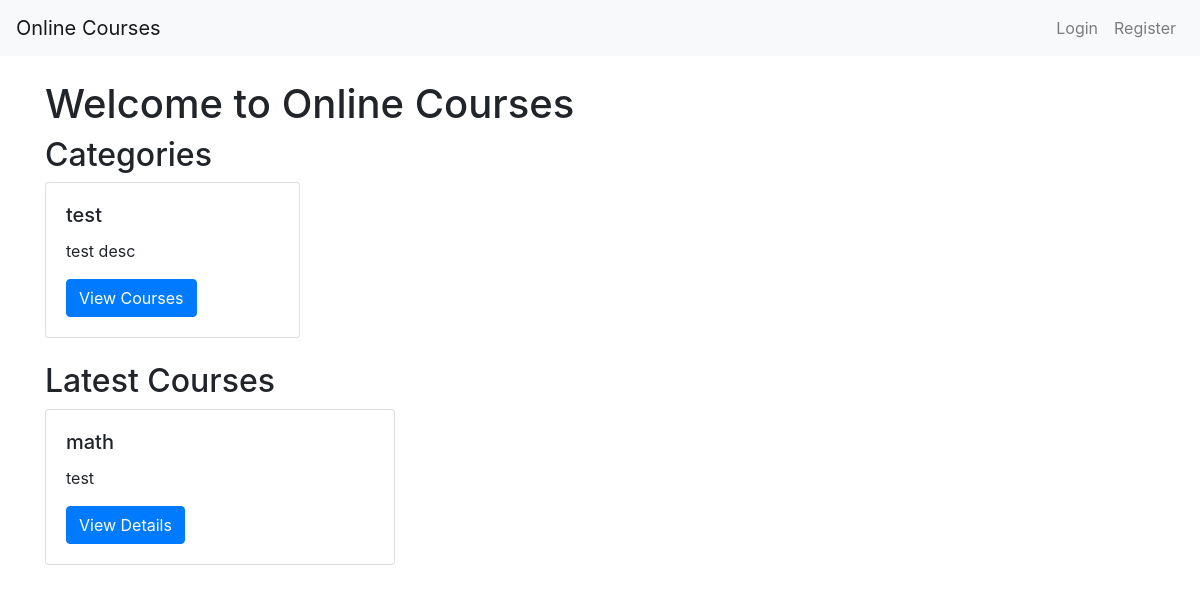
The page / on the database its author committed.
### courses/models.py (models this page shows, shortened)
class Category(models.Model):
    name = models.CharField(max_length=255)
    description = models.TextField()

class Course(models.Model):
    title = models.CharField(max_length=255)
    description = models.TextField()
    price = models.DecimalField(max_digits=8, decimal_places=2)
    category = models.ForeignKey(Category, on_delete=models.CASCADE, related_name='courses')
    created_at = models.DateTimeField(auto_now_add=True)
    instructor = models.ForeignKey(User, on_delete=models.CASCADE, related_name='courses')

### courses/views.py (the view)
# urls.py: path('', views.home, name='home'),
def home(request):
    categories = Category.objects.all()
    courses = Course.objects.all()[:5]  # Display latest 5 courses
    return render(request, 'courses/home.html', {'categories': categories, 'courses': courses})

### courses/templates/courses/home.html (shortened to what this page needs)
{% extends 'courses/base.html' %}
{% block content %}
<h1>Welcome to Online Courses</h1>
<h2>Categories</h2>
<div class="row">
    {% for category in categories %}
        <div class="col-md-3">
            <div class="card mb-4">
                <div class="card-body">
                    <h5 class="card-title">{{ category.name }}</h5>
                    <p class="card-text">{{ category.description }}</p>
                    <a href="{% url 'course_list' %}?category={{ category.id }}" class="btn btn-primary">View Courses</a>
                </div>
            </div>
        </div>
    {% endfor %}
</div>
<h2>Latest Courses</h2>
<div class="row">
    {% for course in courses %}
        <div class="col-md-4">
            <div class="card mb-4">
                <div class="card-body">
                    <h5 class="card-title">{{ course.title }}</h5>
                    <p class="card-text">{{ course.description|truncatechars:100 }}</p>
                    <a href="{% url 'course_detail' course.id %}" class="btn btn-primary">View Details</a>
                </div>
            </div>
        </div>
    {% endfor %}
</div>
{% endblock %}

### rows shown on the page
Category: name "test", description "test desc"
Course: title "math", description "test"
